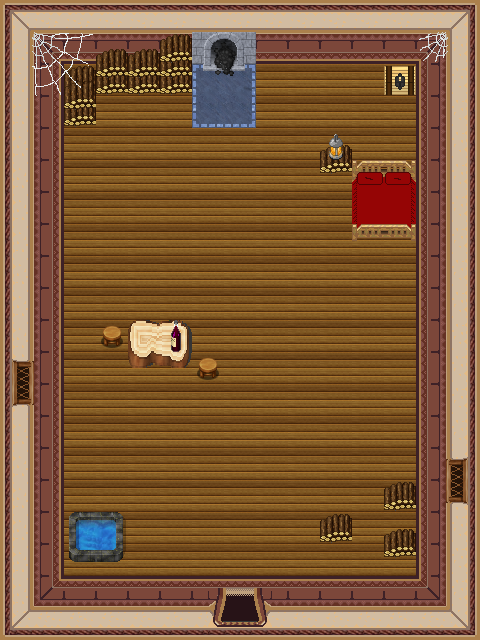

Tiled map render using the project's own tile images. Description and the map definition, with tile-layer contents summarised, below:
An orthogonal 15x20 tile map with 32x32 px tiles, 5 tile layers (0_floor, 1_terrain, 2_object, 3_roof, ...), 3 hidden layers not drawn, 18 tilesets.

<map version="1.0" tiledversion="1.1.3" orientation="orthogonal" renderorder="right-down" width="15" height="20" tilewidth="32" tileheight="32" infinite="0" nextobjectid="1">
 <tileset firstgid="1" name="floor" tilewidth="32" tileheight="32" tilecount="12" columns="3">
  <image source="../../tileset/building/wall/wall_brown.png" width="96" height="128" />
 </tileset>
 <tileset firstgid="13" name="wall1" tilewidth="32" tileheight="32" tilecount="16" columns="4">
  <image source="../../tileset/building/wall/int_wall_dark_red.png" width="128" height="128" />
 </tileset>
 <tileset firstgid="29" name="wall_corner" tilewidth="32" tileheight="32" tilecount="16" columns="4">
  <image source="../../tileset/building/wall/int_wall_dark_red_corners.png" width="128" height="128" />
 </tileset>
 <tileset firstgid="45" name="ofen" tilewidth="32" tileheight="32" tilecount="4" columns="2">
  <image source="../../tileset/building/decoration/coal_fire.png" width="64" height="64" />
 </tileset>
 <tileset firstgid="49" name="table" tilewidth="32" tileheight="32" tilecount="4" columns="2">
  <image source="../../tileset/plant/stump/stump_rectangular.png" trans="438e41" width="64" height="64" />
 </tileset>
 <tileset firstgid="53" name="stool" tilewidth="32" tileheight="32" tilecount="1" columns="1">
  <image source="../../tileset/furniture/chair/stool.png" width="32" height="32" />
 </tileset>
 <tileset firstgid="54" name="drink" tilewidth="32" tileheight="32" tilecount="4" columns="2">
  <image source="../../tileset/item/drink/red_wine.png" width="64" height="64" />
 </tileset>
 <tileset firstgid="58" name="lamp" tilewidth="32" tileheight="32" tilecount="4" columns="4">
  <image source="../../tileset/furniture/light/small_lamp.png" width="128" height="32" />
 </tileset>
 <tileset firstgid="62" name="entrance" tilewidth="32" tileheight="32" tilecount="12" columns="3">
  <image source="../../tileset/building/entrance/dark_red_ns.png" width="96" height="128" />
 </tileset>
 <tileset firstgid="74" name="chest" tilewidth="32" tileheight="32" tilecount="1" columns="1">
  <image source="../../tileset/item/chest/wooden_pale.png" width="32" height="32" />
 </tileset>
 <tileset firstgid="75" name="window" tilewidth="32" tileheight="32" tilecount="16" columns="4">
  <image source="../../tileset/building/window/int_windows_dark_red.png" width="128" height="128" />
 </tileset>
 <tileset firstgid="91" name="webs" tilewidth="32" tileheight="32" tilecount="6" columns="2">
  <image source="../../tileset/building/decoration/webs.png" trans="fe00fe" width="64" height="96" />
 </tileset>
 <tileset firstgid="97" name="carpet" tilewidth="32" tileheight="32" tilecount="9" columns="3">
  <image source="../../tileset/furniture/carpet/blue.png" width="96" height="96" />
 </tileset>
 <tileset firstgid="106" name="sink" tilewidth="32" tileheight="32" tilecount="6" columns="2">
  <image source="../../tileset/furniture/sink/dark_front_on.png" width="64" height="96" />
 </tileset>
 <tileset firstgid="112" name="logic/collision" tilewidth="32" tileheight="32" tilecount="1" columns="1">
  <image source="../../tileset/logic/collision.png" width="32" height="32" />
 </tileset>
 <tileset firstgid="113" name="logic/portal" tilewidth="32" tileheight="32" tilecount="7" columns="7">
  <image source="../../tileset/logic/portal.png" width="224" height="32" />
 </tileset>
 <tileset firstgid="120" name="double_red" tilewidth="32" tileheight="32" tilecount="8" columns="2">
  <image source="../../tileset/furniture/bed/double_red.png" width="64" height="128" />
 </tileset>
 <tileset firstgid="128" name="item/firewood" tilewidth="32" tileheight="32" tilecount="12" columns="3">
  <image source="../../tileset/item/firewood.png" width="96" height="128" />
 </tileset>
 <layer name="0_floor" width="15" height="20">
  <data>[300 cells, 300 non-empty, 30 distinct tile ids]</data>
 </layer>
 <layer name="1_terrain" width="15" height="20">
  <data>[300 cells, 37 non-empty, 28 distinct tile ids]</data>
 </layer>
 <layer name="2_object" width="15" height="20">
  <data>[300 cells, 11 non-empty, 5 distinct tile ids]</data>
 </layer>
 <layer name="3_roof" width="15" height="20">
  <data>[300 cells, 7 non-empty, 7 distinct tile ids]</data>
 </layer>
 <layer name="4_roof_add" width="15" height="20">
  <data>[300 cells, 1 non-empty, 1 distinct tile ids]</data>
 </layer>
 <layer name="objects" width="15" height="20" visible="0">
  <data>[300 cells, 1 non-empty, 1 distinct tile ids]</data>
 </layer>
 <layer name="collision" width="15" height="20" visible="0" opacity="0.46">
  <data>[300 cells, 143 non-empty, 1 distinct tile ids]</data>
 </layer>
 <layer name="protection" width="15" height="20" visible="0">
  <data>[300 cells, 0 non-empty, 0 distinct tile ids]</data>
 </layer>
</map>
